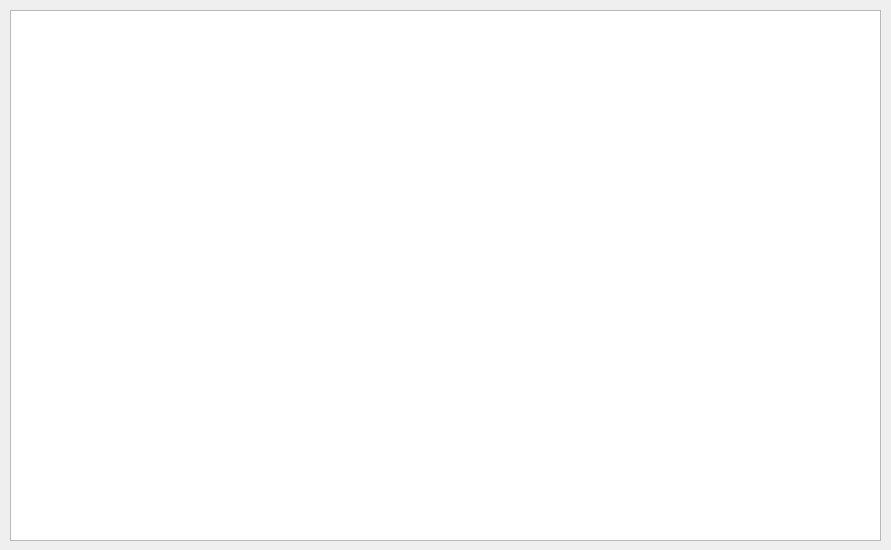
<?xml version="1.0" encoding="UTF-8"?>
<ui version="4.0">
 <class>Form</class>
 <widget class="QWidget" name="Form">
  <property name="geometry">
   <rect>
    <x>0</x>
    <y>0</y>
    <width>891</width>
    <height>550</height>
   </rect>
  </property>
  <property name="windowTitle">
   <string>Form</string>
  </property>
  <widget class="QTableWidget" name="table">
   <property name="geometry">
    <rect>
     <x>10</x>
     <y>10</y>
     <width>871</width>
     <height>531</height>
    </rect>
   </property>
  </widget>
 </widget>
 <resources/>
 <connections/>
</ui>
